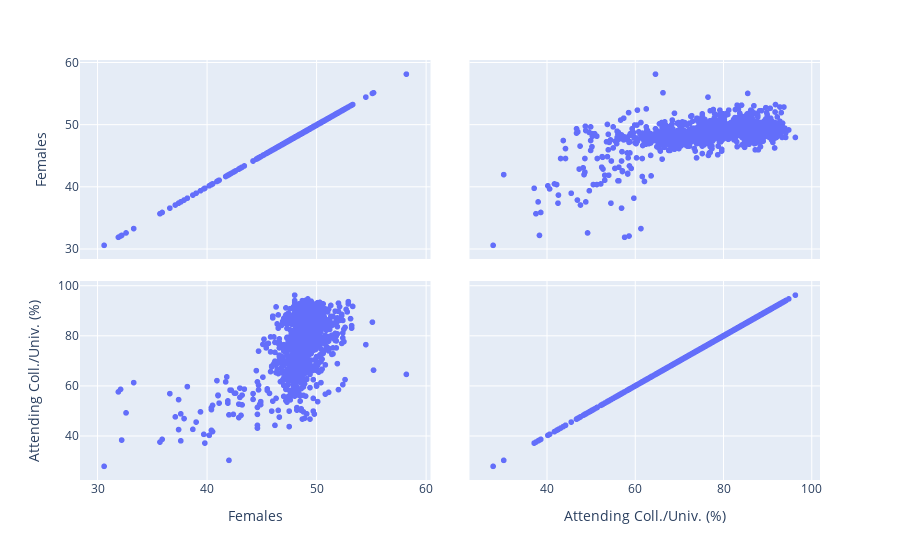

The code cell stored with this chart in its notebook:
### Markdown cell above
### 3.2. Data Exploration
* Generate appropriate data visualizations for your key variables identified in the previous section
* You should have at least three visualizations (and at least two different visualization types)
* For each visualization provide an explanation regarding the variables involved and an interpretation of the graph.
* If you are using Plotly, insert your visualizations as images as well (upload the graph images to an online source, e.g. github, and embed those into the cells in Jupyter Notebook). This is a requirement.

### Code cell
import plotly.express as px

fig = px.scatter_matrix(df,
    dimensions=#["Asian","White","Females","Students With Disabilities %","High Needs %","Total Expenditures"
                #,"Total Expenditures per Pupil","% Score 3-5","Students Disciplined (%)","Tests Takers (%)"],
        ["Females","Attending Coll./Univ. (%)"])
fig.show()

### Figure 1 — Plotly figure (JSON) as saved in the notebook; plotly's stock layout.template omitted (floating-point values rounded to 4 significant figures; data arrays with more than 128 entries replaced by an {"elided": "..."} marker saying what was removed)
{"data": [{"dimensions": [{"axis": {"matches": true}, "label": "Females", "values": {"elided": "1174 float values"}}, {"axis": {"matches": true}, "label": "Attending Coll./Univ. (%)", "values": {"elided": "1174 float values"}}], "hovertemplate": "%{xaxis.title.text}=%{x}<br>%{yaxis.title.text}=%{y}<extra></extra>", "legendgroup": "", "marker": {"color": "#636efa", "symbol": "circle"}, "name": "", "showlegend": false, "type": "splom"}], "layout": {"dragmode": "select", "legend": {"tracegroupgap": 0}, "margin": {"t": 60}}}
